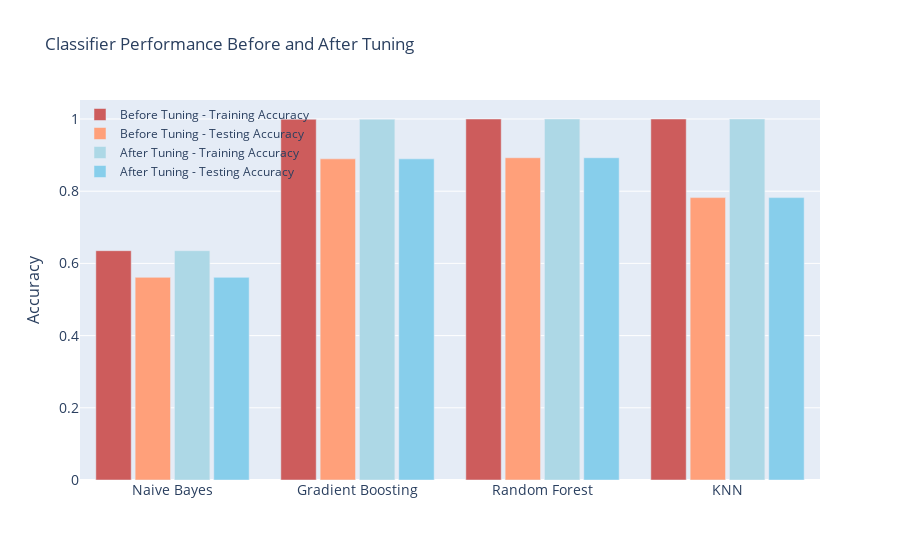

Notebook cell for this chart:
### Code cell
import plotly.graph_objects as go

# Define classifier names
classifiers = ['Naive Bayes', 'Gradient Boosting', 'Random Forest', 'KNN']

# Define training and testing accuracies before tuning
accuracy_train_before_tuning = [accuracy_train_at_nb, accuracy_train_at_gbm, accuracy_train_at_rf, accuracy_train_at_knn]
accuracy_test_before_tuning = [accuracy_test_at_nb, accuracy_test_at_gbm, accuracy_test_at_rf, accuracy_test_at_knn]

# Define training and testing accuracies after tuning
accuracy_train_after_tuning = [best_nb_clf.score(X_train_scaled, y_train_smote),
                               best_gbm_clf.score(X_train_scaled, y_train_smote),
                               best_rf_clf.score(X_train_scaled, y_train_smote),
                               best_knn_clf.score(X_train_scaled, y_train_smote)]

accuracy_test_after_tuning = [best_nb_clf.score(X_test_scaled, y_test),
                              best_gbm_clf.score(X_test_scaled, y_test),
                              best_rf_clf.score(X_test_scaled, y_test),
                              best_knn_clf.score(X_test_scaled, y_test)]

# Create traces for before and after tuning
fig = go.Figure()

fig.add_trace(go.Bar(
    x=classifiers,
    y=accuracy_train_before_tuning,
    name='Before Tuning - Training Accuracy',
    marker_color='indianred'
))

fig.add_trace(go.Bar(
    x=classifiers,
    y=accuracy_test_before_tuning,
    name='Before Tuning - Testing Accuracy',
    marker_color='lightsalmon'
))

fig.add_trace(go.Bar(
    x=classifiers,
    y=accuracy_train_after_tuning,
    name='After Tuning - Training Accuracy',
    marker_color='lightblue'
))

fig.add_trace(go.Bar(
    x=classifiers,
    y=accuracy_test_after_tuning,
    name='After Tuning - Testing Accuracy',
    marker_color='skyblue'
))

# Update layout
fig.update_layout(
    title='Classifier Performance Before and After Tuning',
    xaxis_tickfont_size=14,
    yaxis=dict(
        title='Accuracy',
        titlefont_size=16,
        tickfont_size=14,
    ),
    legend=dict(
        x=0,
        y=1.0,
        bgcolor='rgba(255, 255, 255, 0)',
        bordercolor='rgba(255, 255, 255, 0)'
    ),
    barmode='group',
    bargap=0.15,
    bargroupgap=0.1
)

# Show plot
fig.show()

### Figure 1 — Plotly figure (JSON) as saved in the notebook; plotly's stock layout.template omitted (floating-point values rounded to 4 significant figures)
{"data": [{"marker": {"color": "indianred"}, "name": "Before Tuning - Training Accuracy", "type": "bar", "x": ["Naive Bayes", "Gradient Boosting", "Random Forest", "KNN"], "y": [0.6352, 0.9992, 1, 1]}, {"marker": {"color": "lightsalmon"}, "name": "Before Tuning - Testing Accuracy", "type": "bar", "x": ["Naive Bayes", "Gradient Boosting", "Random Forest", "KNN"], "y": [0.5613, 0.8896, 0.8926, 0.7822]}, {"marker": {"color": "lightblue"}, "name": "After Tuning - Training Accuracy", "type": "bar", "x": ["Naive Bayes", "Gradient Boosting", "Random Forest", "KNN"], "y": [0.6352, 0.9992, 1, 1]}, {"marker": {"color": "skyblue"}, "name": "After Tuning - Testing Accuracy", "type": "bar", "x": ["Naive Bayes", "Gradient Boosting", "Random Forest", "KNN"], "y": [0.5613, 0.8896, 0.8926, 0.7822]}], "layout": {"bargap": 0.15, "bargroupgap": 0.1, "barmode": "group", "legend": {"bgcolor": "rgba(255, 255, 255, 0)", "bordercolor": "rgba(255, 255, 255, 0)", "x": 0, "y": 1}, "title": {"text": "Classifier Performance Before and After Tuning"}, "xaxis": {"tickfont": {"size": 14}}, "yaxis": {"tickfont": {"size": 14}, "title": {"font": {"size": 16}, "text": "Accuracy"}}}}
